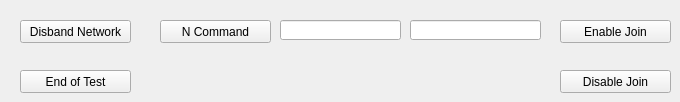
        <widget class="QWidget" name="NetworTab">
         <property name="toolTip">
          <string>Parameters Tab:  Operations that can be performed related to an End Devices Parameter Block.</string>
         </property>
         <attribute name="title">
          <string>Network</string>
         </attribute>
         <widget class="QPushButton" name="networkDisbandNetworkPushButton">
          <property name="geometry">
           <rect>
            <x>20</x>
            <y>20</y>
            <width>111</width>
            <height>23</height>
           </rect>
          </property>
          <property name="toolTip">
           <string>Gateway Radio Button must be selected, sends the disband network command (n).</string>
          </property>
          <property name="text">
           <string>Disband Network</string>
          </property>
         </widget>
         <widget class="QPushButton" name="networkEndOfTestPushButton">
          <property name="geometry">
           <rect>
            <x>20</x>
            <y>70</y>
            <width>111</width>
            <height>23</height>
           </rect>
          </property>
          <property name="toolTip">
           <string>MAC or Broadcast Radio Button must be selected, sends the end of test command as a MAC or broadcast command.</string>
          </property>
          <property name="text">
           <string>End of Test</string>
          </property>
         </widget>
         <widget class="QPushButton" name="networkEnableJoinPushButton">
          <property name="geometry">
           <rect>
            <x>560</x>
            <y>20</y>
            <width>111</width>
            <height>23</height>
           </rect>
          </property>
          <property name="toolTip">
           <string>Gateway Radio Button must be selected, sends the j h1 command (join mode for 1 hour)</string>
          </property>
          <property name="text">
           <string>Enable Join</string>
          </property>
         </widget>
         <widget class="QPushButton" name="networkDisableJoinPushButton">
          <property name="geometry">
           <rect>
            <x>560</x>
            <y>70</y>
            <width>111</width>
            <height>23</height>
           </rect>
          </property>
          <property name="toolTip">
           <string>Gateway Radio Button must be selected, sends the j s1 command (join mode for 1 second)</string>
          </property>
          <property name="text">
           <string>Disable Join</string>
          </property>
         </widget>
         <widget class="QPushButton" name="networkNCommandPushButton">
          <property name="geometry">
           <rect>
            <x>160</x>
            <y>20</y>
            <width>111</width>
            <height>23</height>
           </rect>
          </property>
          <property name="toolTip">
           <string>Gateway Radio Button must be selected, as well as a valid MAC and arguments  entered for the N command.</string>
          </property>
          <property name="text">
           <string>N Command</string>
          </property>
         </widget>
         <widget class="QLineEdit" name="networkNCommandMACLineEdit">
          <property name="geometry">
           <rect>
            <x>280</x>
            <y>20</y>
            <width>121</width>
            <height>20</height>
           </rect>
          </property>
          <property name="toolTip">
           <string>Enter a valid MAC address, first argument to N command.</string>
          </property>
          <property name="inputMask">
           <string/>
          </property>
          <property name="maxLength">
           <number>12</number>
          </property>
         </widget>
         <widget class="QLineEdit" name="networkNCommandArgumentLineEdit">
          <property name="geometry">
           <rect>
            <x>410</x>
            <y>20</y>
            <width>131</width>
            <height>20</height>
           </rect>
          </property>
          <property name="toolTip">
           <string>Enter second argument to N Command here.</string>
          </property>
          <property name="inputMask">
           <string/>
          </property>
          <property name="maxLength">
           <number>14</number>
          </property>
         </widget>
        </widget>
